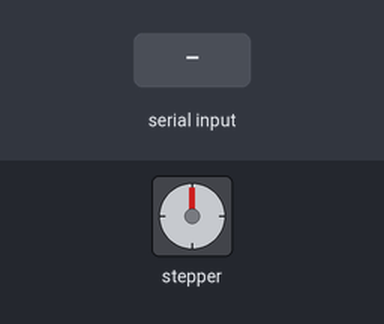
The program below on a simulated Arduino Uno, built with avr-gcc and run on an emulated ATmega328P. Shown: stepper motor. The test bench sets the inputs (shaded band). Stepper angles assume 200 steps per turn.

Above: at 1.3 s.
1.4 s: "M90\n" received over Serial
At 3.4 s:
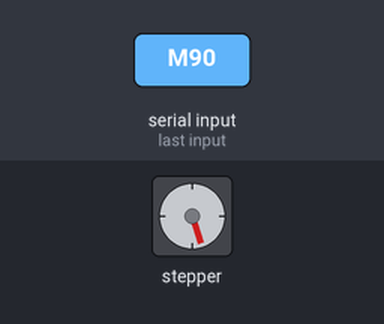
4.4 s: "M,45\n" received over Serial
At 7.1 s:
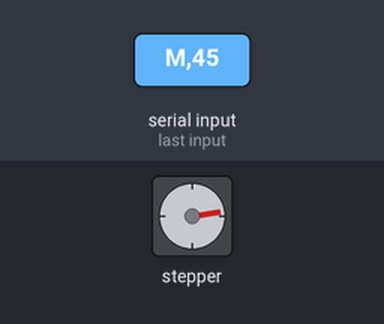
7.4 s: "M" received over Serial
At 9.55 s:
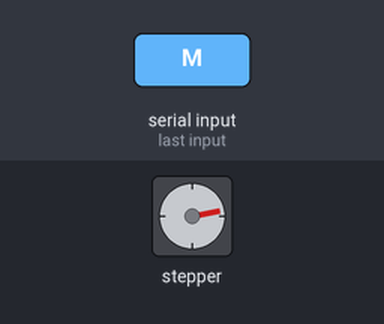
Timing chart, 0 to 11.4 s (numbered marks = the images above; inputs shaded):
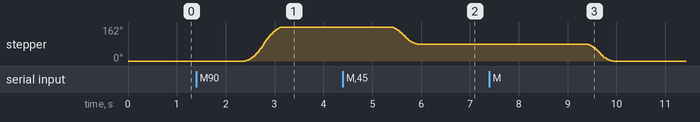

Measured:
- after the input at 1.4 s, stepper: turns 162° clockwise in 0.74 s, starting after 1.0 s
- after the input at 4.4 s, stepper: turns 81° counter-clockwise in 0.52 s, starting after 1.0 s
- after the input at 7.4 s, stepper: turns 81° counter-clockwise in 0.52 s, starting after 2.0 s

The program:

main.cpp
```cpp
#include <Arduino.h>
#include <AccelStepper.h>

// --- CONFIGURATION ---
// Adjust these pins to match your wiring
// (Example: CNC Shield V3 mappings for X and Y drivers)
#define MOTOR_X_STEP_PIN 2
#define MOTOR_X_DIR_PIN  3
#define MOTOR_Y_STEP_PIN 4
#define MOTOR_Y_DIR_PIN  5

// Define stepper types (1 = Driver with Step/Dir pins)
AccelStepper stepper1(1, MOTOR_X_STEP_PIN, MOTOR_X_DIR_PIN);
AccelStepper stepper2(1, MOTOR_Y_STEP_PIN, MOTOR_Y_DIR_PIN);

// Global buffers
const int MAX_SPEED = 1000;
const int ACCELERATION = 500;

void setup() {
  // 1. Initialize Serial to match JS baudRate
  Serial.begin(115200);

  // PlatformIO usually requires a slight delay to stabilize Serial on some boards
  delay(100);

  // 2. Setup Motors (Shoulder)
  stepper1.setMaxSpeed(MAX_SPEED);
  stepper1.setAcceleration(ACCELERATION);

  // 3. Setup Motors (Elbow)
  stepper2.setMaxSpeed(MAX_SPEED);
  stepper2.setAcceleration(ACCELERATION);
}

void loop() {
  // --- PART 1: READ COMMANDS ---
  if (Serial.available() > 0) {
    char cmd = Serial.read(); // Read the first letter

    // Check if the command is 'M' (Move)
    if (cmd == 'M') {

      // Serial.parseInt() looks for the next integer
      long target1 = Serial.parseInt();
      long target2 = Serial.parseInt();

      // Set the new target positions
      stepper1.moveTo(target1);
      stepper2.moveTo(target2);

      // Optional: Echo back for debugging
      // Serial.print("Moving: "); Serial.print(target1); Serial.print(" "); Serial.println(target2);
    }

    // Clear buffer of any leftover characters/newlines
    while(Serial.available() > 0) { Serial.read(); }
  }

  // --- PART 2: MOVE MOTORS ---
  stepper1.run();
  stepper2.run();
}
```
